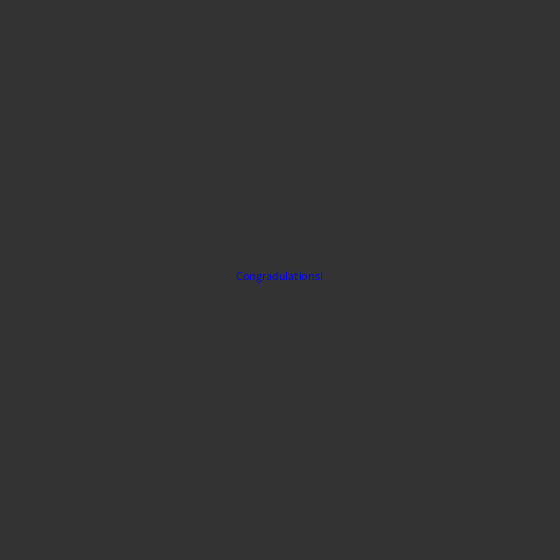
Frame 1 (no input)
Frame 60 (the mouse pressed at the canvas centre just before this capture): identical to frame 1, image omitted
Frame 120 (the mouse held since frame 60 and released just before this capture): identical to frame 1, image omitted

The Processing sketch that drew this single still picture (run headless with seeded random() and noise(); from frame 60 on, the mouse is pressed at the canvas centre):

// Processing sketch: TriangleMineSweeper
// ── TriangleMineSweeper.pde
// Gabriel Lopez
// Triangle Mine Sweeper made from processing
// Oct 6, 2017

Board board; 
PVector mouse; 

void setup() {
  size(560, 560);
  board = new Board();
  mouse = new PVector(mouseX, mouseY); 
}

void draw() {
  background(51);
  mouse.set(mouseX, mouseY); 
  board.show(); 
}

void mousePressed() {
  board.action(); 
}
// ── Board.pde
class Board {
  int boardSize = 560; 
  int numMines = 150; 
  int tileSize = 40; 
  int numTiles = 2 * (boardSize/tileSize) - 1;
  boolean win = false;
  Tile[][] tiles;

  Board() {
    tiles =  new Tile[numTiles][numTiles];
    PVector a = new PVector(0, 0);
    PVector b = new PVector(tileSize/2, tileSize);
    PVector c = new PVector(tileSize, 0); 
    boolean flag = true;

    for (int i = 0; i < numTiles; i++) {
      for (int j = 0; j < numTiles; j++) {
        tiles[i][j] = new Tile(a, b, c, flag);
        a = b.copy(); 
        b = c.copy(); 
        c = a.copy(); 
        c.x += tileSize;
        flag = !flag;
      }
      if (i%2 == 1) {
        a.set(0, a.y + tileSize);
        c.set(a.x + tileSize, a.y); 
        b.set(a.x + tileSize/2, a.y - tileSize);
      } else {
        a.set(0, a.y + tileSize); 
        c.set(tileSize, a.y); 
        b.set(tileSize/2, b.y + tileSize);
      }
    }
  }

  void show() {
    if (!win()) {
      board.showPlay();
    } else {
      board.showEnd();
    }
  }

  void showPlay() {
    for (int i = 0; i < numTiles; i++) {
      for (int j = 0; j < numTiles; j++) {
        tiles[i][j].show();
      }
    }
  }

  void showEnd() {
    fill(0, 0, 255);
    text("Congradulations!", boardSize/3+50, boardSize/2);
  }

  void action() {
    for (int i = 0; i < numTiles; i++) {
      for (int j = 0; j < numTiles; j++) {
        if (mouseButton == LEFT) {
          if (win()) {
            numMines += 5; 
            //resetGame();
          } else {
            tiles[i][j].click();
          }
        } else if (mouseButton == RIGHT) {
          tiles[i][j].cover();
        }
      }
    }
  }

  boolean win() {
    boolean flag = true;
    for (int i = 0; i < numTiles; i++) {
      for (int j = 0; j<numTiles; j++) {
        if (!tiles[i][j].visited && !tiles[i][j].check && !tiles[i][j].mine) {
          flag = false;
        }
      }
    }
    return flag;
  }

  //void newGame() {
  //  int count = 0;
  //  int ran; 

  //  //set the mines for the board
  //  while (count<numMines) {
  //    ran = int(random(0, numTiles * numTiles));
  //    if (ran < numTiles*numTiles && !tiles[ran/numTiles][ran % numTiles].space) {
  //      int i = ran/numTiles;
  //      int j = ran % numTiles;
  //      tiles[i][j].space = true;
  //      tiles[i][j].mine = true;

  //      if (j-1 >= 0) { //left 
  //        if (i-1 >= 0) { //left top
  //          tiles[i-1][j-1].counter++;
  //        }
  //        if (i+1 < numTiles) { //left bottom
  //          tiles[i+1][j-1].counter++;
  //        }
  //        tiles[i][j-1].counter++; //left middle
  //      }

  //      if (i-1 >= 0) {
  //        tiles[i-1][j].counter++;  //top middle
  //      }
  //      if (i+1 < numTiles) {
  //        tiles[i+1][j].counter++; //bottom middle
  //      }

  //      if (j+1 < numTiles) {
  //        if (i-1 >= 0) {
  //          tiles[i-1][j+1].counter++; //top right
  //        }
  //        if (i+1 < numTiles) {
  //          tiles[i+1][j+1].counter++; //bottom right
  //        }
  //        tiles[i][j+1].counter++; // middle right
  //      }

  //      count++;
  //    }
  //  }
  //}

  //void resetGame() {
  //  print("Way to stink, you stinker!");
  //  for (int i = 0; i < numTiles; i++) {
  //    for (int j = 0; j < numTiles; j++) {
  //      tiles[i][j].reset();
  //    }
  //  }
  //  newGame();
  //}

  //  //add more to lookaround
  //  void lookAround(int i, int j) {
  //    if (!tiles[i][j].visited) {
  //      tiles[i][j].visited = true;
  //      tiles[i][j].check = true;
  //      if (tiles[i][j].counter == 0) {
  //        if (j-1 >= 0) { //left 
  //          if (i-1 >= 0) { //left top
  //            lookAround(i-1, j-1);
  //          }
  //          if (i+1 < numTiles) { //left bottom
  //            lookAround(i+1, j-1);
  //          }
  //          lookAround(i, j-1); //left middle
  //        }

  //        if (i-1 >= 0) {
  //          lookAround(i-1, j);  //top middle
  //        }
  //        if (i+1 < numTiles) {
  //          lookAround(i+1, j); //bottom middle
  //        }

  //        if (j+1 < numTiles) {
  //          if (i-1 >= 0) {
  //            lookAround(i-1, j+1); //top right
  //          }
  //          if (i+1 < numTiles) {
  //            lookAround(i+1, j+1); //bottom right
  //          }
  //          lookAround(i, j+1); // middle right
  //        }
  //      }
  //    }
  //  }
}
// ── Tile.pde
class Tile {
  //3 points of the triangle
  PVector p1;     
  PVector p2;
  PVector p3; 

  int counter;      // How many bombs are next to tile 

  boolean red;      // draw square as red
  boolean visited;  // used during the flipping multiple things
  boolean space;    // shows whether a bomb oready there or not
  boolean check;    // shows what's hiding
  boolean mine;     // whether it has a mine or not
  boolean up;       // which direction the triangle is facing

  Tile(PVector a, PVector b, PVector c, boolean dir) {
    p1 = a.copy(); 
    p2 = b.copy();
    p3 = c.copy(); 

    counter = 0; 
    red = false;
    visited = false; 
    space = false;
    check = false; 
    mine = true;
    up = dir;
  }

  void show() {
    int tileSize = int(p3.x - p1.x); 
    stroke(0); 
    strokeWeight(1);
    if (red) {
      fill(255, 0, 0);
      triangle(p1.x, p1.y, p2.x, p2.y, p3.x, p3.y);
    } else if (check) {
      fill(255); 
      triangle(p1.x, p1.y, p2.x, p2.y, p3.x, p3.y);
      if (mine) { 
        fill(51);
        ellipse(p2.x - 2, (p1.y + p2.y + p3.y)/3, tileSize/4, tileSize/4);
      } else {
        if (counter == 0) {
          fill(255);
        } else if (counter == 1) {
          fill(0, 0, 255);
        } else if (counter == 2) {
          fill(0, 255, 0);
        } else if (counter == 3) {
          fill(255, 255, 0);
        } else if (counter == 4) {
          fill(255, 75, 0);
        } else if (counter > 4) {
          fill(255, 0, 0);
        }
        text(counter, p2.x - 2, (p1.y + p2.y + p3.y)/3);
      }
    } else {
      fill(175);
      triangle(p1.x, p1.y, p2.x, p2.y, p3.x, p3.y);
    }
  }

  void cover() {
    if (PointInTriangle(mouse, p1, p2, p3) && !check) {
      red = !red;
    }
  }

  void click() {
    if (!red && !check && PointInTriangle(mouse, p1, p2, p3)) {
      check = true;
    }
  }

  private boolean PointInTriangle(PVector p, PVector p1, PVector p2, PVector p3) {
    float alpha = ((p2.y - p3.y)*(p.x - p3.x) + (p3.x - p2.x)*(p.y - p3.y)) / ((p2.y - p3.y)*(p1.x - p3.x) + (p3.x - p2.x)*(p1.y - p3.y));
    float beta = ((p3.y - p1.y)*(p.x - p3.x) + (p1.x - p3.x)*(p.y - p3.y)) / ((p2.y - p3.y)*(p1.x - p3.x) + (p3.x - p2.x)*(p1.y - p3.y));
    float gamma = 1.0 - alpha - beta;

    return (alpha > 0 && beta > 0 && gamma > 0);
  }

  void reset() {
    visited = false; 
    check = false;
    mine = false;
    space = false;
    red = false;
    counter = 0;
  }
}
